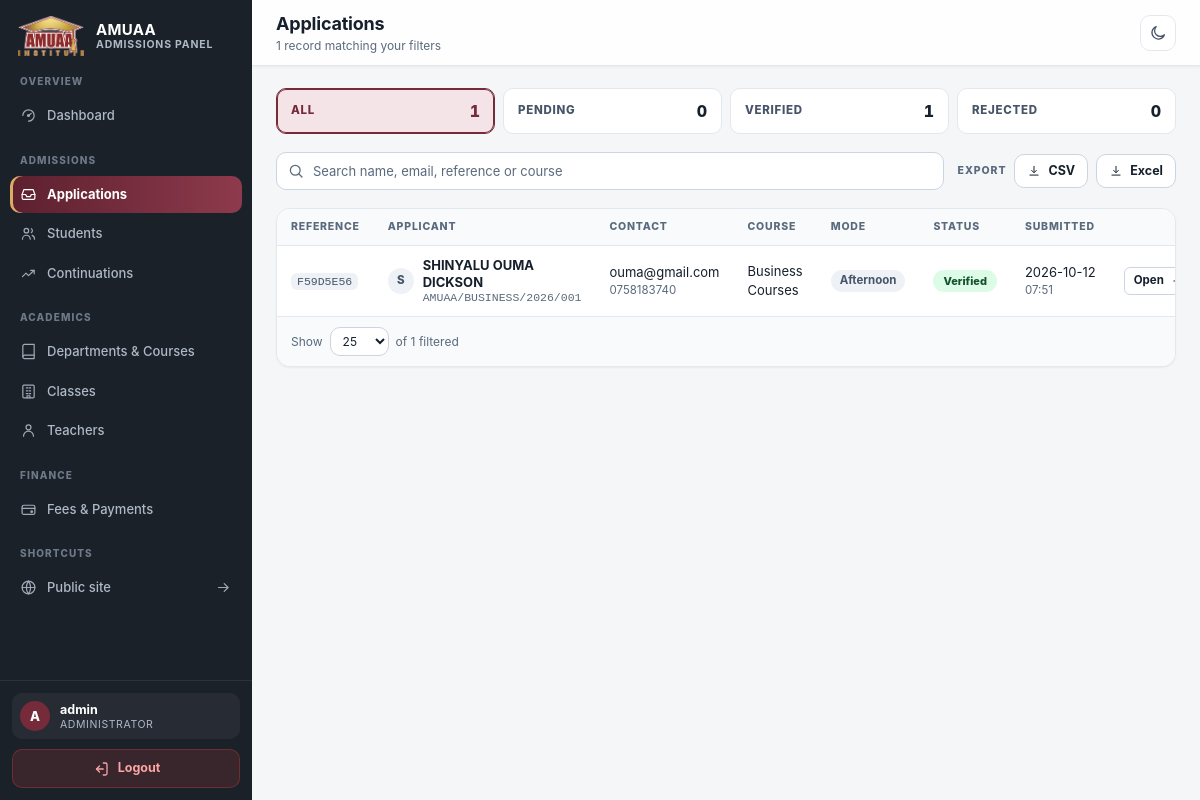
The app's page /admin/applications (signed in) with its own data.
### tables this page shows
CREATE TABLE applications (
            id                 TEXT PRIMARY KEY,
            full_name          TEXT NOT NULL,
            email              TEXT NOT NULL,
            phone              TEXT NOT NULL,
            course             TEXT NOT NULL,
            study_mode         TEXT NOT NULL,
            previous_education TEXT,
            status             TEXT NOT NULL DEFAULT 'pending',
            notes              TEXT,
            created_at         TEXT NOT NULL
        , academic_year TEXT, admission_number TEXT, admitted_at TEXT, registration_paid INTEGER NOT NULL DEFAULT 0, registration_paid_at TEXT, student_password_hash TEXT, student_initial_password TEXT, must_change_password INTEGER NOT NULL DEFAULT 0, surname TEXT, middle_name TEXT, first_name TEXT, nationality TEXT, date_of_birth TEXT, medical_condition TEXT, start_date TEXT, end_date TEXT, next_of_kin_name TEXT, next_of_kin_relationship TEXT, sponsor_name TEXT, sponsor_organisation TEXT, sponsor_contact_person TEXT, student_status TEXT NOT NULL DEFAULT 'active', current_period TEXT);

### blueprints/admin/dashboard.py (the view)
@admin_bp.route("/applications")
@login_required
def applications():
    status_filter = request.args.get("status", "all")
    if status_filter not in STATUSES + ("all",):
        status_filter = "all"
    search = request.args.get("q", "").strip()
    try:
        per_page = int(request.args.get("per_page", 25))
    except ValueError:
        per_page = 25
    if per_page not in PAGE_SIZES:
        per_page = 25
    clauses, params = [], []
    if status_filter in STATUSES:
        clauses.append("status = ?")
        params.append(status_filter)
    if search:
        clauses.append("(full_name LIKE ? OR email LIKE ? OR id LIKE ? OR course LIKE ?)")
        like = f"%{search}%"
        params.extend([like, like, like, like])
    where = (" WHERE " + " AND ".join(clauses)) if clauses else ""
    with get_db() as db:
        total = db.execute(
            f"SELECT COUNT(*) AS c FROM applications{where}", params
        ).fetchone()["c"]
        pages = max(1, -(-total // per_page))
        page = min(max(1, _int_arg("page", 1)), pages)
        rows = db.execute(
            f"SELECT * FROM applications{where} ORDER BY created_at DESC LIMIT ? OFFSET ?",
            (*params, per_page, (page - 1) * per_page),
        ).fetchall()
        counts = {
            "all": db.execute("SELECT COUNT(*) c FROM applications").fetchone()["c"],
            **{
                s: db.execute(
                    "SELECT COUNT(*) c FROM applications WHERE status = ?", (s,)
                ).fetchone()["c"]
                for s in STATUSES
            },
        }
        pending_payments = _pending_payments(db)
    return render_template(
        "applications.html",
        page_title="Applications",
        page_subtitle=f"{total:,} record{'s' if total != 1 else ''} matching your filters",
        nav_active="applications",
        applications=rows,
        counts=counts,
        status_filter=status_filter,
        search=search,
        page=page,
        pages=pages,
        per_page=per_page,
        pending_payments=pending_payments,
    )

### blueprints/admin/dashboard.py (called while the page is built)
def _int_arg(name, default):
    try:
        return int(request.args.get(name, default))
    except (TypeError, ValueError):
        return default

def _pending_payments(db):
    return db.execute(
        """SELECT p.id, p.amount, p.category, p.term, p.method, p.reference,
                  p.paid_at, p.created_at,
                  a.id AS application_id, a.full_name, a.admission_number
           FROM fee_payments p
           JOIN applications a ON a.id = p.application_id
           WHERE p.status = 'pending'
           ORDER BY p.created_at DESC"""
    ).fetchall()

### database.py (called while the page is built)
@contextmanager
def get_db():
    conn = sqlite3.connect(DB_PATH, timeout=30.0)
    conn.row_factory = sqlite3.Row
    conn.execute("PRAGMA journal_mode = WAL")
    conn.execute("PRAGMA foreign_keys = ON")
    try:
        yield conn
        conn.commit()
    except Exception:
        conn.rollback()
        raise
    finally:
        conn.close()

### utils.py (called while the page is built)
def login_required(f):
    @wraps(f)
    def wrapper(*args, **kwargs):
        if not session.get("admin_logged_in"):
            flash("Please log in to access the admin area.", "warning")
            return redirect(url_for("admin.login"))
        return f(*args, **kwargs)
    return wrapper

### templates/applications.html (shortened to what this page needs)
{% extends "base.html" %}
{% from "_shell/_icons.html" import svg %}
{% block content %}
<div class="layout">
    {% include "_shell/_sidebar.html" %}
    <main class="main" id="main-content" tabindex="-1">
        {% include "_shell/_topbar.html" %}
        <section class="content">
            <nav class="segmented" aria-label="Filter by status">
                {% set tabs = [
                    ('all', 'All', counts.all, 'brand'),
                    ('pending', 'Pending', counts.pending, 'warn'),
                    ('verified', 'Verified', counts.verified, 'ok'),
                    ('rejected', 'Rejected', counts.rejected, 'danger'),
                ] %}
                {% for key, label, value, tone in tabs %}
                <a class="seg seg-{{ tone }} {% if status_filter == key %}active{% endif %}"
                    href="{{ url_for('admin.applications', status=key, q=search or None) }}"
                    aria-current="{{ 'true' if status_filter == key else 'false' }}">
                    <span class="seg-label">{{ label }}</span>
                    <span class="seg-value">{{ value }}</span>
                </a>
                {% endfor %}
            </nav>
            <div class="toolbar">
                <form class="search-box" method="GET" action="{{ url_for('admin.applications') }}"
                    data-autosubmit="600">
                    <span class="search-ic">{{ svg('search') }}</span>
                    <input type="search" name="q" value="{{ search }}"
                        placeholder="Search name, email, reference or course" aria-label="Search applications">
                </form>
                <div class="toolbar-actions">
                    <span class="toolbar-label">Export</span>
                    <a class="btn-secondary btn-sm"
                        href="{{ url_for('admin.export_csv', status=status_filter, q=search or None) }}">
                        {{ svg('download', 'ic-xs') }} CSV
                    </a>
                    <a class="btn-secondary btn-sm"
                        href="{{ url_for('admin.export_xlsx', status=status_filter, q=search or None) }}">
                        {{ svg('download', 'ic-xs') }} Excel
                    </a>
                </div>
            </div>
            {% if applications %}
            <div class="table-card">
                <div class="table-scroll">
                    <table class="data-table">
                        <thead>
                            <tr>
                                <th scope="col">Reference</th>
                                <th scope="col">Applicant</th>
                                <th scope="col">Contact</th>
                                <th scope="col">Course</th>
                                <th scope="col">Mode</th>
                                <th scope="col">Status</th>
                                <th scope="col">Submitted</th>
                                <th scope="col"><span class="sr-only">Actions</span></th>
                            </tr>
                        </thead>
                        <tbody>
                            {% for a in applications %}
                            <tr data-href="{{ url_for('admin.application_detail', application_id=a.id,
                                status=status_filter, q=search or None, page=page, per_page=per_page) }}">
                                <td><code>{{ a.id[:8]|upper }}</code></td>
                                <td class="cell-strong">
                                    <span class="cell-person">
                                        <span class="avatar avatar-sm">{{ a.full_name[:1]|upper }}</span>
                                        <span>
                                            <strong>{{ a.full_name }}</strong>
                                            {% if a.admission_number %}
                                            <small class="mono">{{ a.admission_number }}</small>
                                            {% endif %}
                                        </span>
                                    </span>
                                </td>
                                <td>
                                    <a class="cell-link" href="mailto:{{ a.email }}">{{ a.email }}</a>
                                    <small class="cell-sub">{{ a.phone }}</small>
                                </td>
                                <td>{{ a.course }}</td>
                                <td><span class="chip">{{ a.study_mode }}</span></td>
                                <td><span class="badge badge-{{ a.status }}">{{ a.status }}</span></td>
                                <td class="cell-nowrap">
                                    {{ a.created_at[:10] }}<small class="cell-sub">{{ a.created_at[11:16] }}</small>
                                </td>
                                <td class="cell-nowrap cell-actions">
                                    <a class="btn-secondary btn-xs"
                                        href="{{ url_for('admin.application_detail', application_id=a.id,
                                            status=status_filter, q=search or None, page=page, per_page=per_page) }}">
                                        Open {{ svg('arrow-right', 'ic-xs') }}
                                    </a>
                                </td>
                            </tr>
                            {% endfor %}
                        </tbody>
                    </table>
                </div>
                <div class="table-foot">
                    <form method="GET" action="{{ url_for('admin.applications') }}" class="per-page">
                        <label for="perPage">Show</label>
                        <select id="perPage" name="per_page" data-submit-on-change>
                            {% for n in [10, 25, 50, 100] %}
                            <option value="{{ n }}" {% if per_page == n %}selected{% endif %}>{{ n }}</option>
                            {% endfor %}
                        </select>
                        <span class="muted">of {{ counts[status_filter] if status_filter != 'all' else counts.all }}
                            filtered</span>
                    </form>
                </div>
            </div>
            {% endif %}
        </section>
    </main>
</div>
{% endblock %}

### static/style.css (style rules this page uses)
* { margin: 0; padding: 0; box-sizing: border-box; font-family: -apple-system, BlinkMacSystemFont, "Segoe UI", Roboto, sans-serif; }
body { background: #f4f6f9; color: #333; }

### records on screen
applications: status "VERIFIED", registration_paid "1", id "F59D5E56", full_name "S", full_name "SHINYALU OUMA DICKSON", admission_number "AMUAA/BUSINESS/2026/001", email "ouma@gmail.com", phone "0758183740", course "Business Courses", study_mode "Afternoon", status "Verified", created_at "2026-10-12", created_at "07:51"

### other values on screen
{{ (session.admin_username or 'A')[:1]|upper }} "A"
{{ session.admin_username }} "admin"
{{ page_title }} "Applications"
{{ page_subtitle }} "1 record matching your filters"
{{ label }} "ALL" "PENDING" "REJECTED"
{{ value }} "1" "0" "0"
{{ counts[status_filter] if status_filter != 'all' else counts.all }} "1"
form field per_page "25"
